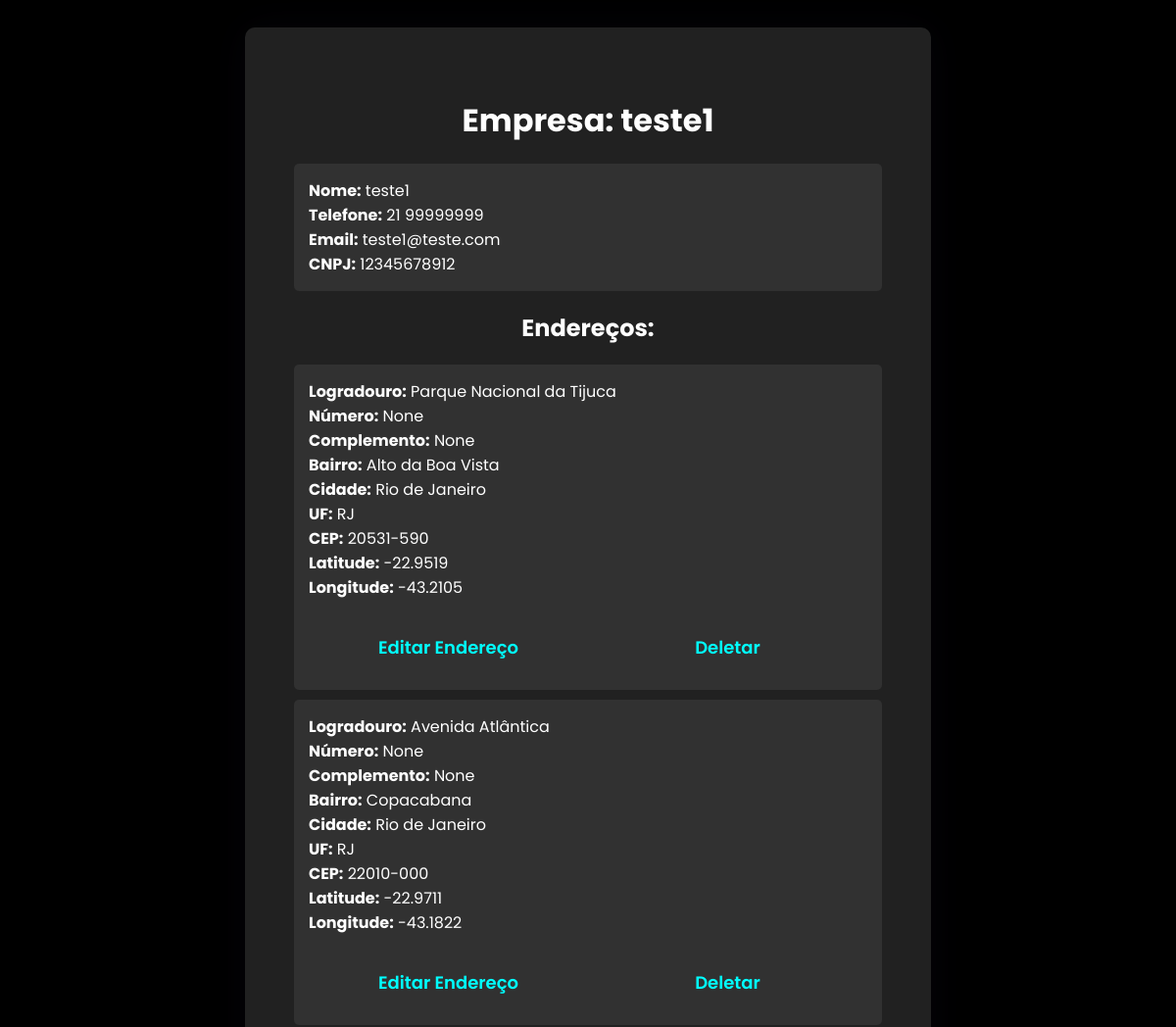
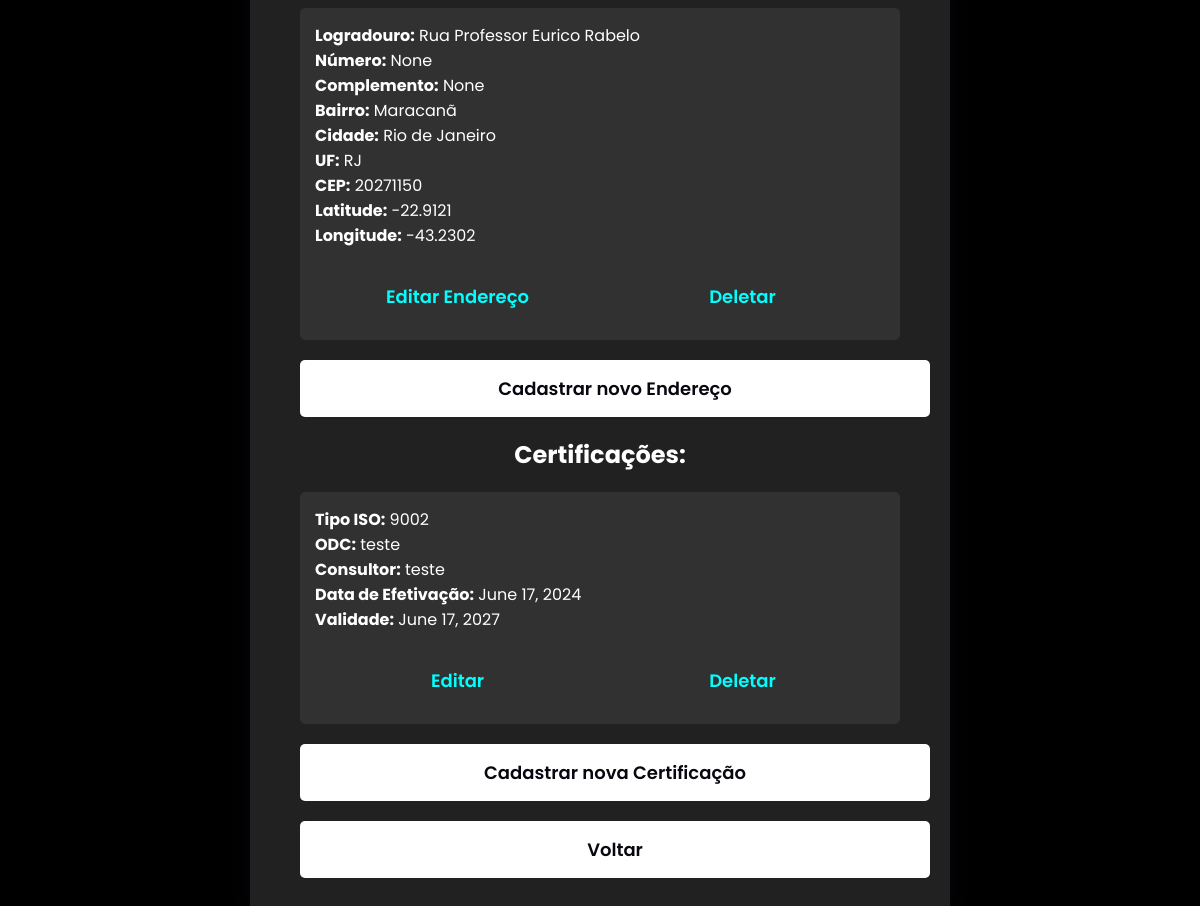
Page /clientes/View/33 (signed in) on the committed database (2 pictures, top to bottom).
### mapa/models.py (models this page shows, shortened)
class Empresa(models.Model):
    nome_empresa = models.CharField(max_length=255)
    nome = models.CharField(max_length=255)
    email = models.EmailField()
    telefone = models.CharField(max_length=20)
    cnpj = models.CharField(max_length=20)

class Endereco(models.Model):
    empresa = models.ForeignKey(Empresa, on_delete=models.CASCADE, related_name='enderecos')
    cep = models.CharField(max_length=10)
    logradouro = models.CharField(max_length=255)
    numero = models.CharField(max_length=10, blank=True, null=True)
    complemento = models.CharField(max_length=255, blank=True, null=True)
    bairro = models.CharField(max_length=255)
    cidade = models.CharField(max_length=255)
    uf = models.CharField(max_length=2)
    latitude = models.CharField(max_length=20)
    longitude = models.CharField(max_length=20)

class ISO(models.Model):
    empresa = models.ForeignKey(Empresa, on_delete=models.CASCADE, related_name='certificacoes')
    iso_type = models.CharField(max_length=50)
    odc = models.CharField(max_length=50)
    consultor = models.CharField(max_length=255)
    data_efetivacao = models.DateField()
    validade = models.DateField()

### mapa/views.py (the view)
# urls.py: path('clientes/View/<int:pk>', empresa_detail,name='empresa_detail'),
@login_required
def empresa_detail(request, pk):
    empresa = get_object_or_404(Empresa, pk=pk)
    return render(request, './customer_detail_with_details.html', {'empresa': empresa})

### mapa/templates/customer_detail_with_details.html (shortened to what this page needs)
<!DOCTYPE html>
<html lang="pt-br">
<head>
    <link rel="stylesheet" href="https://cdnjs.cloudflare.com/ajax/libs/font-awesome/5.15.4/css/all.min.css">
</head>
<body>
    <div class="container">
        <h1>Empresa: {{ empresa.nome_empresa }}</h1>
        <ul>
            <li>
                <strong>Nome:</strong> {{ empresa.nome }}<br>
                <strong>Telefone:</strong> {{ empresa.telefone }}<br>
                <strong>Email:</strong> {{ empresa.email }}<br>
                <strong>CNPJ:</strong> {{ empresa.cnpj }}<br>
            </li>
        </ul>
        <h2>Endereços:</h2>
        <ul>
            {% for endereco in empresa.enderecos.all %}
                <li>
                    <strong>Logradouro:</strong> {{ endereco.logradouro }}<br>
                    <strong>Número:</strong> {{ endereco.numero }}<br>
                    <strong>Complemento:</strong> {{ endereco.complemento }}<br>
                    <strong>Bairro:</strong> {{ endereco.bairro }}<br>
                    <strong>Cidade:</strong> {{ endereco.cidade }}<br>
                    <strong>UF:</strong> {{ endereco.uf }}<br>
                    <strong>CEP:</strong> {{ endereco.cep }}<br>
                    <strong>Latitude:</strong> {{ endereco.latitude }}<br>
                    <strong>Longitude:</strong> {{ endereco.longitude }}<br>
                    <div class="nomebom">
                        <a href="{% url 'endereco_edit' empresa.pk endereco.pk %}">Editar Endereço</a>
                        <a href="{% url 'endereco_delete' empresa.pk endereco.pk %}" class="botoes">Deletar</a>
                    </div>
                </li>
            {% empty %}
                <li>Essa empresa não tem endereços cadastrados.</li>
            {% endfor %}
        </ul>
        <a href="{% url 'endereco_create' empresa.pk %}" class="button">Cadastrar novo Endereço</a>
        <h2>Certificações:</h2>
        <ul>
            {% for certificacao in empresa.certificacoes.all %}
                <li>
                    <strong>Tipo ISO:</strong> {{ certificacao.iso_type }}<br>
                    <strong>ODC:</strong> {{ certificacao.odc }}<br>
                    <strong>Consultor:</strong> {{ certificacao.consultor }}<br>
                    <strong>Data de Efetivação:</strong> {{ certificacao.data_efetivacao }}<br>
                    <strong>Validade:</strong> {{ certificacao.validade }}<br>
                    <div class="nomebom">
                        <a href="{% url 'iso_edit' empresa.pk certificacao.pk%}" class="botoes">Editar</a>
                        <a href="{% url 'iso_delete' empresa.pk certificacao.pk%}" class="botoes">Deletar</a>
                    </div>
                </li>
            {% empty %}
                <li>Não foram encontradas certificações para essa empresa!</li>
            {% endfor %}
        </ul>
        <a href="{% url 'iso_create' empresa.pk %}" class="button">Cadastrar nova Certificação</a>
        <a href="{% url 'empresaList' %}" class="button">Voltar</a>
    </div>
</body>
</html>

### mapa/templates/customer_detail_with_details.html (style rules this page uses)
body { background-color: #000000; color: #ffffff; font-family: 'Poppins', sans-serif; display: flex; justify-content: center; align-items: center; padding: 20px; }
.container { background-color: rgba(255,255,255,0.13); border-radius: 10px; padding: 50px; width: 600px; box-shadow: 0 0 40px rgba(8,7,16,0.6); }
h1, h2 { text-align: center; margin-bottom: 20px; }
ul { list-style: none; padding: 0; margin: 20px 0; }
li { background-color: rgba(255,255,255,0.07); padding: 15px; border-radius: 5px; margin-bottom: 10px; }
a.button { display: block; margin-top: 20px; padding: 15px; border-radius: 5px; text-decoration: none; font-size: 18px; font-weight: 600; background-color: #ffffff; color: #080710; text-align: center; }
a { display: flex; justify-content: center; align-items: center; margin-top: 20px; width: 100%; padding: 15px 0; font-size: 18px; font-weight: 600; border-radius: 5px; cursor: pointer; text-align: center; text-decoration: none; color:aqua; }
.nomebom { display: flex; }

### rows in the picture
Empresa: nome_empresa "teste1", nome "teste1", telefone "21 99999999", email "teste1@teste.com", cnpj "12345678912"
Endereco: logradouro "Parque Nacional da Tijuca", numero "None", complemento "None", bairro "Alto da Boa Vista", cidade "Rio de Janeiro", uf "RJ", cep "20531-590", latitude "-22.9519", longitude "-43.2105"
Endereco: logradouro "Avenida Atlântica", numero "None", complemento "None", bairro "Copacabana", cidade "Rio de Janeiro", uf "RJ", cep "22010-000", latitude "-22.9711", longitude "-43.1822"
Endereco: logradouro "Rua Professor Eurico Rabelo", numero "None", complemento "None", bairro "Maracanã", cidade "Rio de Janeiro", uf "RJ", cep "20271150", latitude "-22.9121", longitude "-43.2302"
ISO: iso_type "9002", odc "teste", consultor "teste", data_efetivacao "June 17, 2024", validade "June 17, 2027"
